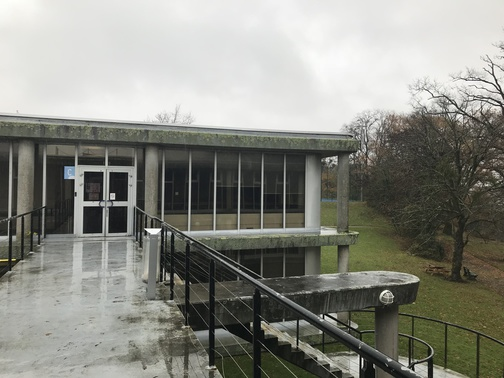
#> input picture IMG_1_reduced.jpg, 504 x 378 px
$ python imageStitching.py
#> lines starting #> are read from the running program, lines starting #| are printed output that depends on the picture; long printed decimals are rounded
"""
cat /etc/ld.so.preload 2>/dev/null || echo "no ld.so.preload"
readlink -f /lib/x86_64-linux-gnu/libpthread.so.0
dpkg -S /lib/x86_64-linux-gnu/libpthread.so.0
ldconfig -p | grep libpthread
sudo ldconfig
ldconfig -p | grep libpthread
unset GTK_PATH
unset LD_LIBRARY_PATH
unset GIO_MODULE_DIR

jsp trop


python3 imageStitching.py -k SIFT -n 500 -m NORM_L2
python3 imageStitching.py -k SIFT -n 500 -m NORM_L2 -i1 SEC1c2.jpg -i2 SEC2c2.jpg


"""

import cv2 as cv
import sys
import numpy as np
from argparse import ArgumentParser, ArgumentDefaultsHelpFormatter

# Keycode definitions
ESC_KEY = 27
Q_KEY = 113


def parse_command_line_arguments():  # Parse command line arguments
    parser = ArgumentParser(formatter_class=ArgumentDefaultsHelpFormatter)
    parser.add_argument(
        "-k",
        "--kp",
        default="SIFT",
        help="key point (or corner) detector: GFTT ORB SIFT ",
    )
    parser.add_argument(
        "-n",
        "--nbKp",
        default=None,
        type=int,
        help="Number of key point required (if configurable) ",
    )
    parser.add_argument(
        "-d",
        "--descriptor",
        default=True,
        type=bool,
        help="compute descriptor associated with detector (if available)",
    )
    parser.add_argument(
        "-m",
        "--matching",
        default="NORM_L1",
        help="Brute Force norm: NORM_L1, NORM_L2, NORM_HAMMING, NORM_HAMMING2",
    )
    parser.add_argument(
        "-i1", "--image1", default="./IMG_1_reduced.jpg", help="path to image1"
    )
    parser.add_argument(
        "-i2", "--image2", default="./IMG_2_reduced.jpg", help="path to image2"
    )
    # other argument may need to be added
    return parser


def test_load_image(img):
    if img is None or img.size == 0 or (img.shape[0] == 0) or (img.shape[1] == 0):
        print("Could not load image !")
        print("Exiting now...")
        exit(1)


def load_gray_image(path):
    if path != None:
        img = cv.imread(path)
        test_load_image(img)
        gray = cv.cvtColor(img, cv.COLOR_BGR2GRAY)
    else:
        img = None
        gray = None
    return img, gray


def display_image(img, image_window_name):
    cv.namedWindow(image_window_name)
    cv.imshow(image_window_name, img)


def feature_detector(detector_type, gray, nb):
    if gray is None:
        return None
    if nb is None:
        nb = 500
    t = detector_type.upper()
    if t == "ORB":
        orb = cv.ORB_create(nfeatures=nb)
        keypoints = orb.detect(gray, None)
    else:  # SIFT par défaut
        sift = cv.SIFT_create(nb)
        keypoints = sift.detect(gray, None)

    return keypoints


def feature_extractor(detector_type, gray_image, keypoints):
    t = detector_type.upper()

    if t == "ORB":
        extractor = cv.ORB_create()
    else:
        extractor = cv.SIFT_create()

    keypoints, descriptors = extractor.compute(gray_image, keypoints)
    return keypoints, descriptors


def match_descriptors(norm_type_str, desc1, desc2, alpha=4.0):
    if desc1 is None or desc2 is None:
        return [], []

    if norm_type_str == "NORM_L1":
        norm_type = cv.NORM_L1
    elif norm_type_str == "NORM_L2":
        norm_type = cv.NORM_L2
    elif norm_type_str == "NORM_HAMMING":
        norm_type = cv.NORM_HAMMING
    elif norm_type_str == "NORM_HAMMING2":
        norm_type = cv.NORM_HAMMING2
    else:
        norm_type = cv.NORM_L2

    bf = cv.BFMatcher(norm_type, crossCheck=False)

    matches = bf.match(desc1, desc2)

    if len(matches) == 0:
        return [], []

    matches = sorted(matches, key=lambda m: m.distance)

    min_dist = matches[0].distance
    seuil = alpha * min_dist

    best_matches = [m for m in matches if m.distance < seuil]

    return matches, best_matches


def homo(best_matches, kp1, kp2):
    src_pts = np.float32([kp2[m.trainIdx].pt for m in best_matches]).reshape(-1, 1, 2)
    dst_pts = np.float32([kp1[m.queryIdx].pt for m in best_matches]).reshape(-1, 1, 2)
    H, mask = cv.findHomography(src_pts, dst_pts, cv.RANSAC, 5.0)
    return H, mask


def stitch_images(img1, img2, H):
    h1, w1 = img1.shape[:2]
    h2, w2 = img2.shape[:2]

    panoramique_width = w1 + w2
    panoramique_height = max(h1, h2)
    panoramique = cv.warpPerspective(img2, H, (panoramique_width, panoramique_height))
    panoramique[0:h1, 0:w1] = img1

    return panoramique


def display_resized(img, window_name, max_width=1200, max_height=800):
    h, w = img.shape[:2]

    scale = min(max_width / w, max_height / h, 1.0)  # 1.0 = jamais agrandir

    new_size = (int(w * scale), int(h * scale))
    resized = cv.resize(img, new_size, interpolation=cv.INTER_AREA)

    cv.namedWindow(window_name, cv.WINDOW_NORMAL)
    cv.imshow(window_name, resized)


def main():

    parser = parse_command_line_arguments()
    args = vars(parser.parse_args())

    # Load, transform to gray the 2 input images
    print("load image 1")
    img1, gray1 = load_gray_image(args["image1"])
#> in load_gray_image, img is the input picture: shape (378, 504, 3); mean B, G, R 129.7, 137.6, 136.9
    print("load image 2")
    img2, gray2 = load_gray_image(args["image2"])
#> call 2 of load_gray_image, with path = './IMG_2_reduced.jpg'
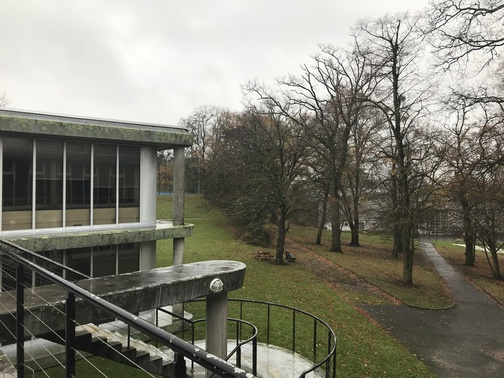
#> input picture IMG_2_reduced.jpg, 504 x 378 px
#> in load_gray_image, img is the input picture: shape (378, 504, 3); mean B, G, R 114.7, 126.4, 127.5
#> in load_gray_image (call 2), `gray = cv.cvtColor(img, cv.COLOR_BGR2GRAY)`:
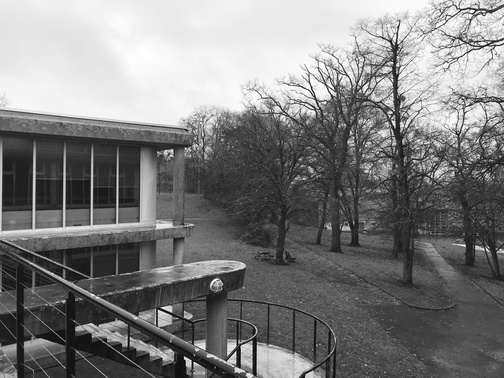
#> gray: shape (378, 504); min 1, max 255, mean 125.4

    """# displays the 2 input images
    if img1 is not None:
        display_image(img1, "Image 1")
    if img2 is not None:
        display_image(img2, "Image 2")
    print("debug1")"""
    # Apply the choosen feature detector
    print(args["kp"] + " detector")

    kp1 = feature_detector(args["kp"], gray1, args["nbKp"])
#> in feature_detector, `keypoints = sift.detect(gray, None)`: keypoints = 500 keypoints; strongest (x, y, size): (413, 369, 1.9), (149, 230, 3.3), (456, 105, 2), (147, 230, 2.2)
#> kp1 has the same summary as keypoints in feature_detector
    if img2 is not None:
        kp2 = feature_detector(args["kp"], gray2, args["nbKp"])
#> in feature_detector (call 2), `keypoints = sift.detect(gray, None)`: keypoints = 500 keypoints; strongest (x, y, size): (185, 358, 2), (472, 11, 2.1), (394, 123, 2.6), (188, 362, 4.8)
#> kp2 has the same summary as keypoints in feature_detector

    # Display the keyPoint on the input images
    img_kp1 = cv.drawKeypoints(gray1, kp1, img1.copy())
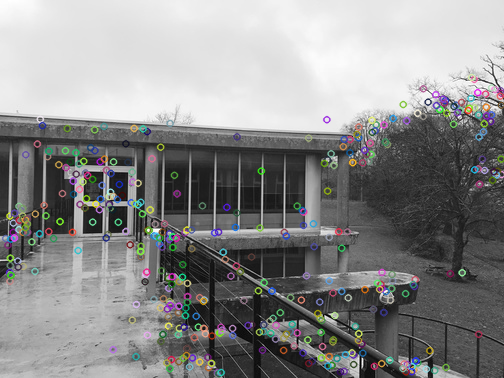
#> img_kp1: shape (378, 504, 3); mean B, G, R 137.7, 137.9, 137.7
    img_kp2 = cv.drawKeypoints(gray2, kp2, img2.copy())
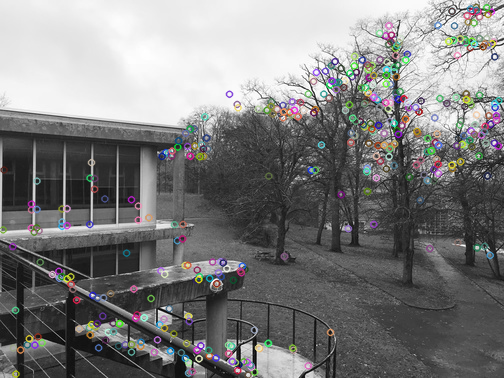
#> img_kp2: shape (378, 504, 3); mean B, G, R 125.1, 125.1, 125.3

    """
    display_image(img_kp1, "Image 1 " + args["kp"])
    display_image(img_kp2, "Image 2 " + args["kp"])
    """
    # code to complete (using functions):
    # - to extract feature and compute descriptor with ORB and SIFT

    kp1, desc1 = feature_extractor(args["kp"], gray1, kp1)
#> in feature_extractor, `keypoints, descriptors = extractor.compute(gray_image, keypoints)`: keypoints = 500 keypoints; strongest (x, y, size): (413, 369, 1.9), (149, 230, 3.3), (456, 105, 2), (147, 230, 2.2)
    kp2, desc2 = feature_extractor(args["kp"], gray2, kp2)
#> in feature_extractor (call 2), `keypoints, descriptors = extractor.compute(gray_image, keypoints)`: keypoints = 500 keypoints; strongest (x, y, size): (185, 358, 2), (472, 11, 2.1), (394, 123, 2.6), (188, 362, 4.8)

    print("Descripteurs image 1 :", desc1.shape)
#| Descripteurs image 1 : (500, 128)
    print("Descripteurs image 2 :", desc2.shape)
#| Descripteurs image 2 : (500, 128)
    print("\nimage1")
    print("nb kp:", len(kp1))
#| nb kp: 500
    print("1er kp:", kp1[0].pt)
#| 1er kp: (501.135, 174.074)
    print("1er desc:", desc1[0][:8])  # 8 valeurs, brut
#| 1er desc: [0. 0. 0. 0. 0. 0. 0. 0.]

    print("\nimage2")
    print("nb kp:", len(kp2))
#| nb kp: 500
    print("1er kp:", kp2[0].pt)
#| 1er kp: (3.580, 169.488)
    print("1er desc:", desc2[0][:8])  # 8 valeurs, brut
#| 1er desc: [ 0.  0.  2.  0.  2.  3. 34.  3.]

    # - to calculate brute force matching between descriptor using different norms

    matches, best_matches = match_descriptors(args["matching"], desc1, desc2, alpha=4.0)
#> in match_descriptors, `matches = bf.match(desc1, desc2)`: matches = 500 matches
#> in match_descriptors, `min_dist = matches[0].distance`: min_dist = 197
#> in match_descriptors, `seuil = alpha * min_dist`: seuil = 788
#> in match_descriptors, `best_matches = [m for m in matches if m.distance < seuil]`: best_matches = 33 matches
#> matches = 500 matches; best_matches = 33 matches

    print("\nmatching :")
    print("nb matches totaux :", len(matches))
#| nb matches totaux : 500
    print("nb meilleurs matches :", len(best_matches))
#| nb meilleurs matches : 33


    img_matches = cv.drawMatches(
        img1,
        kp1,
        img2,
        kp2,
        best_matches,
        None,
        flags=cv.DrawMatchesFlags_NOT_DRAW_SINGLE_POINTS,
    )
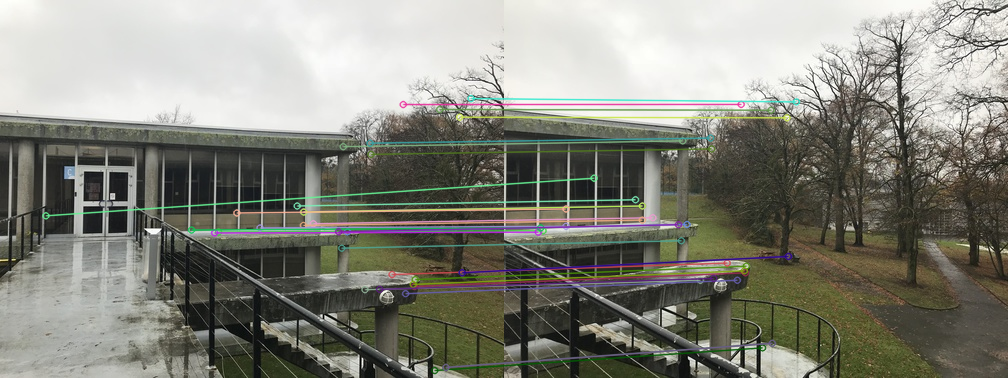
#> img_matches: shape (378, 1008, 3); mean B, G, R 123.4, 133.3, 133

    #display_image(img_matches, "Meilleurs matchs")
    display_resized(img_matches, "Meilleurs matchs")


    # - to calculate and apply homography
    H, mask = homo(best_matches, kp1, kp2)
#> in homo, `src_pts = np.float32([kp2[m.trainIdx].pt for m in best_matches]).resha..`: src_pts = 33 rows, first 8: [195.8, 279.7], [137.9, 205.5], [137.9, 205.5], [131, 199.3], [38.56, 230.3], [178.2, 140.4], [207.2, 148.4], [148.4, 217.3]
#> in homo, `dst_pts = np.float32([kp1[m.queryIdx].pt for m in best_matches]).resha..`: dst_pts = 33 rows, first 8: [364.5, 289.2], [302.9, 211.3], [303.3, 211.6], [296.7, 205.5], [218.1, 231.6], [342.8, 146.2], [370.5, 153.9], [312.9, 223.3]
#> in homo, `H, mask = cv.findHomography(src_pts, dst_pts, cv.RANSAC, 5.0)`: H = [[0.607, 0.038, 180.9], [-0.145, 0.888, 27.38], [-0.0008, 4.1e-05, 1]]; mask = 33 values, max 1 at index 0, min 0 at index 18, mean 0.909

    if H is not None:
        print("\nHomographie H :")
        print(H)
#| [[ 6.07247139e-01  3.80399963e-02  1.80946279e+02]
#|  [-1.45104578e-01  8.88359491e-01  2.73763824e+01]
#|  [-8.00196662e-04  4.10232412e-05  1.00000000e+00]]
        print("nb inliers (RANSAC) :", int(mask.sum()))
#| nb inliers (RANSAC) : 30

        # - to stich and display resulting image

        panorama = stitch_images(img1, img2, H)
#> in stitch_images, `panoramique = cv.warpPerspective(img2, H, (panoramique_width, panorami..`:
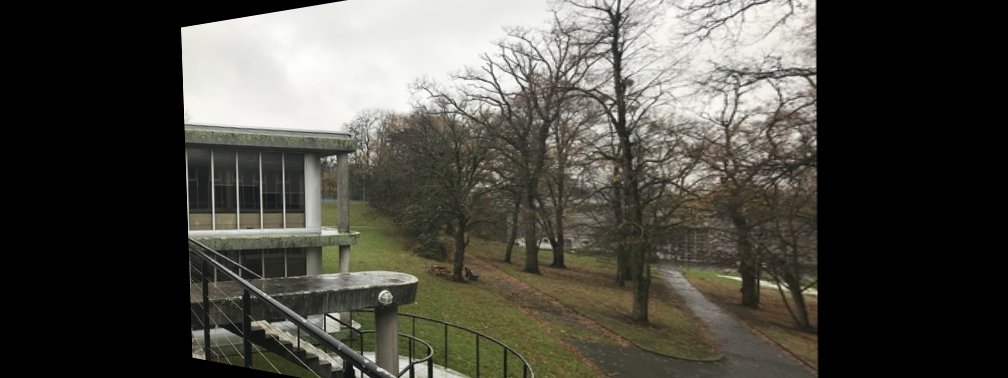
#> panoramique: shape (378, 1008, 3); mean B, G, R 68, 75.4, 76.7
#> in stitch_images, `panoramique[0:h1, 0:w1] = img1`:
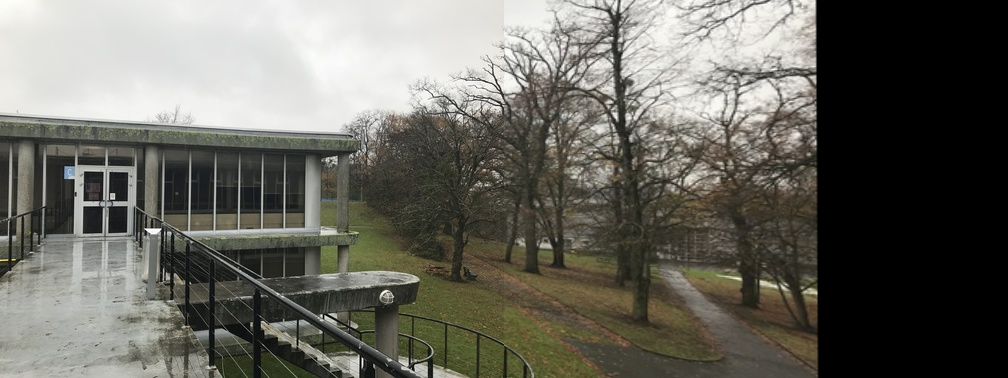
#> panoramique: shape (378, 1008, 3); mean B, G, R 96.1, 103.9, 104.9
        #display_image(panorama, "Panorama")
        display_resized(panorama, "Panorama")


    # waiting for user action
    key = 0
    while key != ESC_KEY and key != Q_KEY:
        key = cv.waitKey(1)
#> (key Esc is pressed here)

    # Destroying all OpenCV windows
    cv.destroyAllWindows()


if __name__ == "__main__":
    main()
